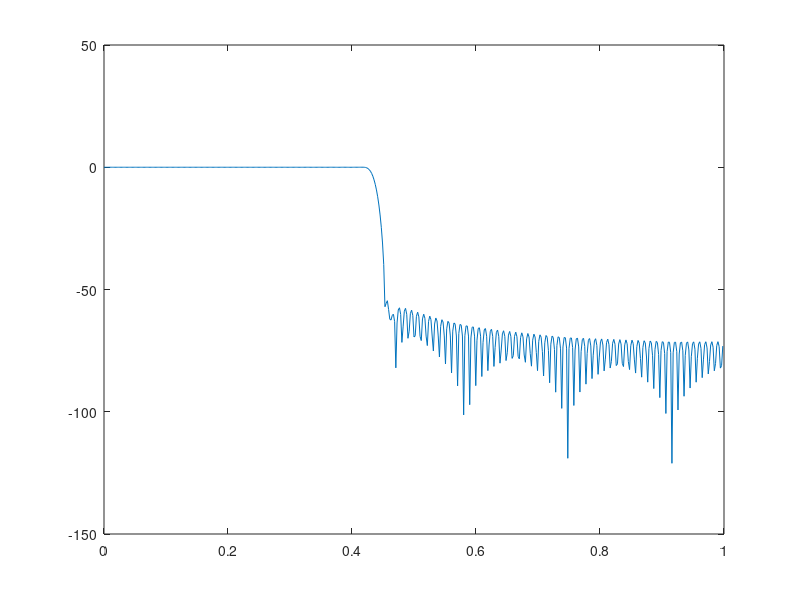

Source code (MATLAB): (Note: this script raises an error after producing the figure.)
%% Experiment - 4
% Exercise - 1
clc;
clear;

%% Low pass FIR filter design using the window method
w_p = 0.375;  % Pass band frequency
w_s = 0.5;  % Stop band frequency
w_c = w_p + (w_s - w_p) / 2;  % Cut-off frequency

k = 4;  % Hamming window
N = ceil((2 * k * pi) / (w_s - w_p));  % Order of filter
win = window(@hamming, N+1);  % Hamming window
NUM = fir1(N, w_c, 'low', win);  % Numerator coefficients of T[z]
DEN = [1];  % Denominator coefficients of T[z]

[H, W] = freqz(NUM, DEN);  % Frequency response

figure; grid ON;
plot(W / pi, 20 * log10(abs(H)))  % Magnitude spectrum
title('Magnitude spectrum of Low pass FIR filter', "Ashrith 200902016");
xlabel('Normalized Frequency  (\times\pi rad/sample)'), ylabel('Gain (dB)');

figure;
zplane(NUM, DEN)
title('Pole-Zero Plot', "Ashrith 200902016");
